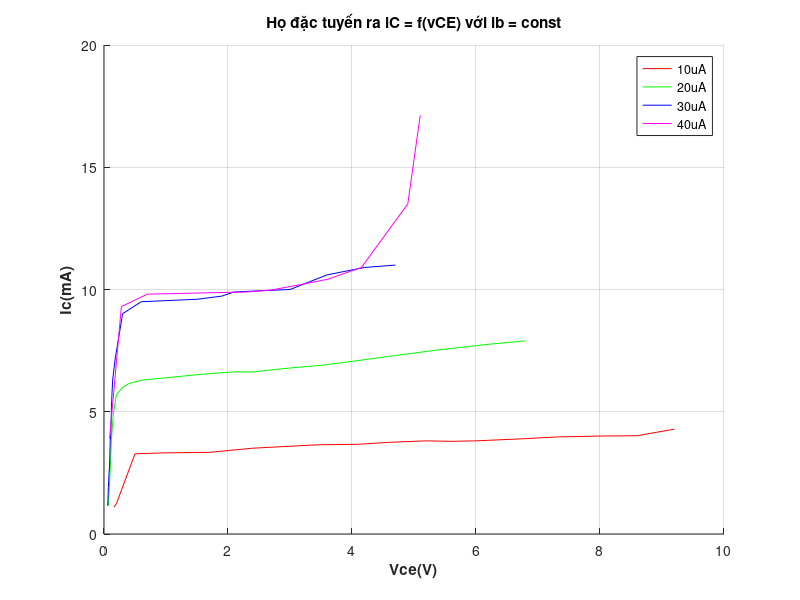

Here is the MATLAB script that generated this plot:
x1 =  [0.16, 0.2,   0.5, 1.0,  1.7,  2.4,  3.3,  3.5,  4.1,  4.6,  5.2,  5.6,  6.0,  6.8, 7.3,   8.1, 8.6,  9.2];
y1 = [1.1, 1.24, 3.28, 3.32, 3.34, 3.51, 3.63, 3.65, 3.67, 3.75, 3.81, 3.79, 3.81, 3.9, 3.97, 4.01, 4.02, 4.29];

x2 = [0.069, 0.085, 0.1, 0.12, 0.15, 0.2, 0.3, 0.4, 0.6, 1.6, 2.1, 2.4, 3.0, 3.5, 4.0, 4.7, 5.3, 6.2, 6.8];
y2 = [1.15, 1.8, 2.66, 3.86, 4.9, 5.7, 6.0, 6.15, 6.29, 6.54, 6.63, 6.63, 6.79, 6.9, 7.06, 7.3, 7.5, 7.76, 7.9];

x3 = [0.059, 0.063, 0.070, 0.081, 0.09, 0.1, 0.11, 0.12, 0.13, 0.14, 0.18, 0.3, 0.6, 1.5, 1.9, 2.1, 3, 3.6, 4.2, 4.7];
y3 = [1.16, 1.34, 1.9, 2.5, 2.78, 3.8, 4.1, 5.2, 5.8, 6.3, 7.16, 9.01, 9.5, 9.6, 9.73, 9.9, 10, 10.6, 10.9, 11];

x4 = [0.09,	0.28,	0.7,	2.31,	2.7,	3.17,	3.61,	4.15,	4.9,	5.1];
y4 = [3.9,	9.3,	9.81,	9.9,	9.98,	10.2,	10.42,	10.9,	13.5,	17.12];

figure;
hold on;

plot(x1, y1, '-r', 'LineWidth', 0.5); % Đường màu đỏ
plot(x2, y2, '-g', 'LineWidth', 0.5); % Đường màu xanh lá
plot(x3, y3, '-b', 'LineWidth', 0.5); % Đường màu xanh dương
plot(x4, y4, '-m', 'LineWidth', 0.5); % Đường màu đỏ tím

% Đặt tiêu đề và nhãn cho trục
title('Họ đặc tuyến ra iC = f(vCE) với ib = const');
xlabel('Vce(V)','FontWeight','bold','FontSize',11,'Color',[0.15 0.15 0.15]);
ylabel('Ic(mA)','FontWeight','bold','FontSize',11,'Color',[0.15 0.15 0.15]);

% Thêm chú thích cho các đường
legend('10uA', '20uA', '30uA', '40uA');

grid on;